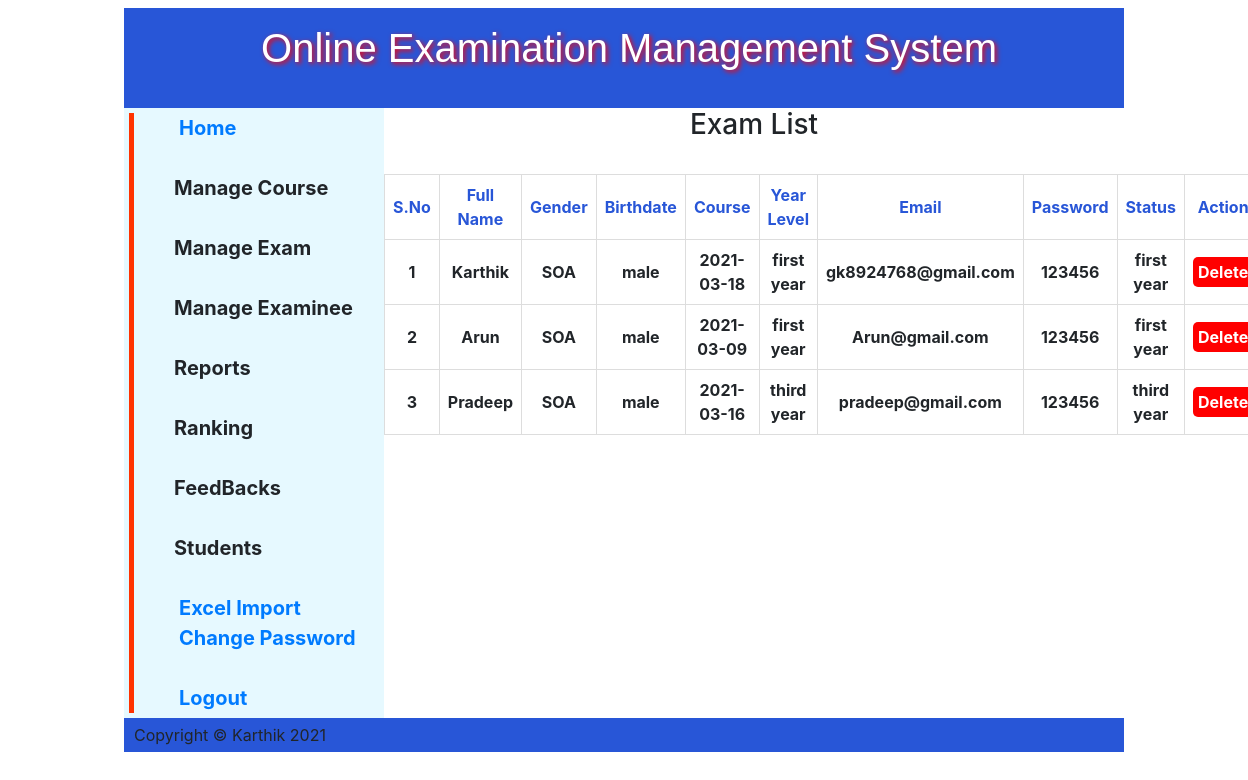
Screenshot of /ViewExaminee.php (signed in) with the database file from the repository.
### tables this page shows
CREATE TABLE `examinee_tbl` (
  `EXMNE_ID` int(11) NOT NULL,
  `EXMNE_FULLNAME` varchar(100) NOT NULL,
  `EXMNE_COURSE` varchar(100) NOT NULL,
  `EXMNE_GENDER` varchar(100) NOT NULL,
  `EXMNE_BIRTHDATE` varchar(100) NOT NULL,
  `EXMNE_YEAR_LEVEL` varchar(100) NOT NULL,
  `EXMNE_EMAIL` varchar(100) NOT NULL,
  `EXMNE_PASSWORD` varchar(100) NOT NULL,
  `EXMNE_STATUS` varchar(100) NOT NULL DEFAULT 'Active'
);

### ViewExaminee.php (the view, shortened to what this page needs)
<?php
include "database.php";
?>
<!DOCTYPE html>
<html>
	<head>
	<link rel="stylesheet" type="text/css" href="css/style.css">
	<link rel="stylesheet" type="text/css" href="css/bootstrap.min.css">
	</head>
	<body>
	<div id="container">
		<div id="header">
		<h1>Online Examination Management System</h1>
		</div>
		<div id="wrapper">
			<h3 id="heading">Exam List</h3>
			<div id="">
				<form action="<?php echo $_SERVER["PHP_SELF"];?>" method="post">
				<h3> </h3><br>
				<table border="1px" class="">
						<tr>
							<th>S.No</th>
							<th>Full Name</th>
							<th>Gender</th>
							<th>Birthdate</th>
							<th>Course</th>
							<th>Year Level</th>
							<th>Email</th>
							<th>Password</th>
							<th>Status</th>
							<th>Action</th>
						</tr>
						<?php
							$s="SELECT * FROM `examinee_tbl` ORDER BY `examinee_tbl`.`EXMNE_ID` DESC ";
							$res=$db->query($s);
							if($res->num_rows>0)
							{
								$i=0;
								while($r=$res->fetch_assoc())
								{
									$i++;
									?>
									<tr>
										<td><?php echo $i; ?></td>
										<td><?php echo $r['EXMNE_FULLNAME']; ?></td>
										<td><?php
												echo $r['EXMNE_COURSE'];
												?>
										</td>
											<td><?php echo $r['EXMNE_GENDER']; ?></td>
											<td><?php echo $r['EXMNE_BIRTHDATE']; ?></td>
											<td><?php echo $r['EXMNE_YEAR_LEVEL']; ?></td>
											<td><?php echo $r['EXMNE_EMAIL']; ?></td>
											<td><?php echo $r['EXMNE_PASSWORD']; ?></td>
											<td><?php echo $r['EXMNE_YEAR_LEVEL']; ?></td>
										<td><a href='delExaminee.php?id=<?php echo $r["EXMNE_ID"]; ?>' class='btnr'>Delete</a></td>
									</tr>
									<?php
								}
							}
						?>
						</table>
				</form>
			</div>
		</div>
		<div id="navi">
			<?php
			include "adminSidebar.php";
			?>
		</div><br><br><br><br><br><br><br><br><br><br><br><br><br><br><br><br><br><br><br><br><br>
		<div id="footer">
		<p>Copyright &copy; Karthik 2021</p>
		</div>
	</div>
	</body>
</html>

### css/style.css (style rules this page uses)
html,body { margin:0; padding:0; }
body { background: linear-gradient(to top left, #ffffff 0%,#ffffff 100%); font:90% calibri,sans-serif; text-align:center; font-family: Tahoma, Verdana, sans-serif; font-weight: bold; }
div#header { background:#2856D7; }
div#header h1 { height:100px; line-height:80px; color: white; font-family: "Audiowide", sans-serif; text-align:center; text-shadow: 2px 2px 5px red; margin:0; padding-left:10px; }
div#container { height:auto; width:1000px; margin:0 auto; text-align:left; }
div#wrapper { font-weight: bold; float:right; width:740px; }
div#navi { font-weight: bold; float:left; height:auto; width:260px; background:#e6f9ff; }
div#footer { clear:both; width:100%; background:#2856D7; }
div#footer p { margin:0; padding:5px 10px; }
a { padding:5px; text-decoration:none; color:black; }
p { margin:0 10px 10px; }
#heading { text-align:center; }
.btnr { border-radius:5px; padding:5px; background:#ff0000; color:white; }
tr,td,th { padding:20px; }
th { color:#2856D7; }
table { float:left; width:100%; border-collapse:collapse; }
table td,table th { border:1px solid #ddd; padding:8px; width:70px; text-align: center; }

### rows the page displays
examinee_tbl: EXMNE_FULLNAME "Karthik", EXMNE_COURSE "SOA", EXMNE_GENDER "male", EXMNE_BIRTHDATE "2021-03-18", EXMNE_YEAR_LEVEL "first year", EXMNE_EMAIL "gk8924768@gmail.com", EXMNE_PASSWORD "123456"
examinee_tbl: EXMNE_FULLNAME "Arun", EXMNE_COURSE "SOA", EXMNE_GENDER "male", EXMNE_BIRTHDATE "2021-03-09", EXMNE_YEAR_LEVEL "first year", EXMNE_EMAIL "Arun@gmail.com", EXMNE_PASSWORD "123456"
examinee_tbl: EXMNE_FULLNAME "Pradeep", EXMNE_COURSE "SOA", EXMNE_GENDER "male", EXMNE_BIRTHDATE "2021-03-16", EXMNE_YEAR_LEVEL "third year", EXMNE_EMAIL "pradeep@gmail.com", EXMNE_PASSWORD "123456"
